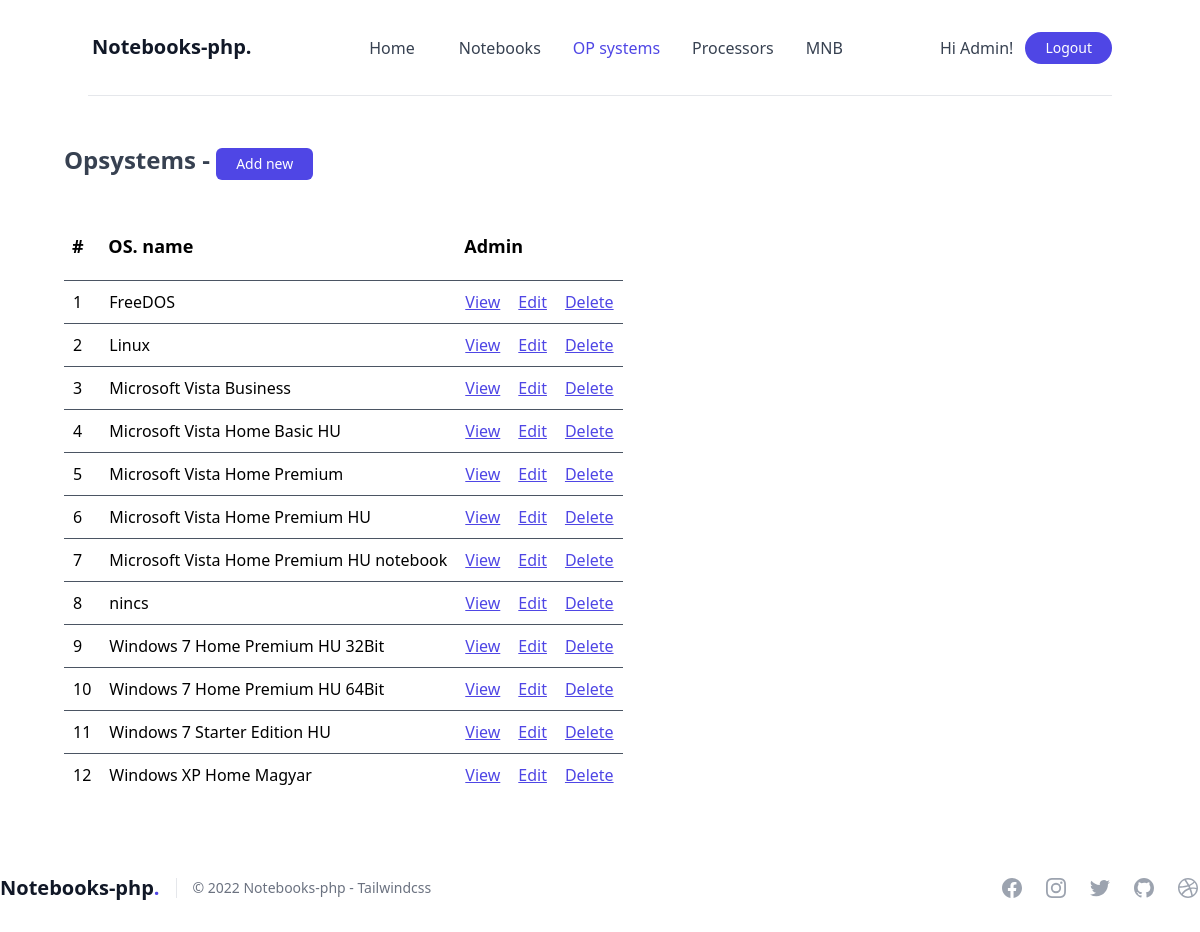
The page /opsystems (signed in) on the database its author committed.
### tables this page shows
CREATE TABLE IF NOT EXISTS `users` (
  `id` int(10) unsigned NOT NULL AUTO_INCREMENT,
  `name` varchar(255) NOT NULL,
  `email` varchar(255) NOT NULL,
  `password` varchar(255) NOT NULL,
  PRIMARY KEY (`id`)
);

CREATE TABLE IF NOT EXISTS `opsystems` (
`id` int(10) unsigned NOT NULL AUTO_INCREMENT,
`os_name` varchar(255) NOT NULL,
PRIMARY KEY (`id`)
);

### app/Controllers/Controller.php (called while the page is built, shortened)
<?php
abstract class Controller
{
	protected RouteCollection $routes;
	protected $folder = null;
	public function __construct(RouteCollection $routes)
	{
		$this->routes = $routes;
	}
	public function view(string $view, array $variables = [])
	{
		$routes = $this->routes;
		if(!str_contains($view, '.php')) {
			$view .= '.php';
		}
		if($folder = $this->folder) {
			$view = $folder . DIRECTORY_SEPARATOR . $view;
		}
		return require_once view($view);
	}
}

### app/Controllers/OpsystemController.php (called while the page is built, shortened)
<?php
class OpsystemController extends Controller
{
    public function index()
    {
        return $this->view('index', [
			'opsystems' => Opsystem::query()->getAll()
		]);
    }
}

### app/Helpers/Route.php (called while the page is built, shortened)
<?php
class Route
{
	public string $path = '/';
	private $func;
	public function __construct(string $path, array $action)
	{
		$this->path = $path;
		$this->func = $action[1];
	}
	public function handle(RouteCollection $routes, $method, ...$args)
	{
		$controller = new ($this->controller)($routes);
		call_user_func_array([$controller, $this->func], $args);
	}
	public function getPath() : string
	{
		return $this->path;
	}
}

### app/Helpers/Router.php (called while the page is built, shortened)
<?php
class Router
{
	public static function invoke(RouteCollection $routes)
	{
		$method = $_SERVER['REQUEST_METHOD'];
		$uri = parse_url($_SERVER['REQUEST_URI'])['path'];
		$id = (int)filter_var($uri, FILTER_SANITIZE_NUMBER_INT);
		$routeName = preg_replace('/[0-9]+/', '{id}', $uri);
		if($route = $routes->get(name: $routeName)) {
			return $route->handle($routes, $method, $id);
		}
		return abort();
	}
}

### public/index.php (called while the page is built, shortened)
<?php
require_once __DIR__ . '/../routes/web.php';
Router::invoke($routes);

### app/Helpers/RouteCollection.php (called while the page is built, shortened)
<?php
class RouteCollection implements \Countable
{
	private array $routes = [];
	public function add(string $name, Route $route)
	{
		unset($this->routes[$name]);
		$this->routes[$name] = $route;
	}
	public function get(string $name) : ?Route
	{
		if(array_key_exists($name, $this->routes)) {
			return $this->routes[$name];
		}
		foreach($this->routes as $route) {
			if($route->getPath() == $name) {
				return $route;
			}
		}
		return null;
	}
}

### app/Helpers/helpers.php (called while the page is built, shortened)
<?php
function app($class) : object
{
	return ReflectionResolver::resolve($class);
}
function auth() : Auth
{
	return app(Auth::class);
}
function route(Route $route, $id = null) : string
{
 	if(str_contains($route->getPath(), '{id}') !== false) {
 		return str_replace('{id}', $id, $route->getPath());
	}
	return $route->getPath();
}
function isUrl($url) : bool
{
	return (bool) preg_match("/$url/", parse_url($_SERVER['REQUEST_URI'])['path']);
}
function isRoute(Route $route) : bool
{
	return $route->getPath() == parse_url($_SERVER['REQUEST_URI'])['path'];
}

### app/Helpers/ReflectionResolver.php (called while the page is built, shortened)
<?php
class ReflectionResolver
{
	public static function resolve(string $class): object
	{
		$reflectionClass = new ReflectionClass($class);
		if (($constructor = $reflectionClass->getConstructor()) === null) {
			return $reflectionClass->newInstance();
		}
		$newInstanceParams = [];
		return $reflectionClass->newInstanceArgs(
			$newInstanceParams
		);
	}
}

### app/Helpers/Auth.php (called while the page is built, shortened)
<?php
class Auth
{
	public static function check()
	{
		return isset($_SESSION['user_id']);
	}
	public static function id()
	{
		if(self::check()) {
			return (int) $_SESSION['user_id'];
		}
		return null;
	}
	public static function user() : ?object
	{
		if(self::check()) {
			return (object) User::query()->find(self::id());
		}
		return null;
	}
}

### app/Models/Model.php (called while the page is built, shortened)
<?php
abstract class Model implements ModelInterface, CrudInterface
{
	protected static $db = null;
	protected $table = null;
	protected $fetchMode = PDO::FETCH_ASSOC;
	public function __construct()
	{
		if (static::$db === null) {
			static::$db = Sql::make()
				->setConnection(DB_HOST, DB_PORT, DB_USER, DB_PASS, DB_NAME)
				->makeConnection()
				->getPdo();
		}
	}
	public static function query() : static
	{
		return (new static);
	}
	public function getAll($joins = null): iterable
	{
		$query = "SELECT * FROM {$this->table}";
		return $this->db()
			->query($query)
			->fetchAll($this->fetchMode);
	}
	public function find($idOrKey, $value = null)
	{
		$key = 'id';
		if(is_int($idOrKey) && !$value) {
			$value = $idOrKey;
		}
		return $this->db()
			->query("SELECT * FROM {$this->table} WHERE $key = '$value'")
			->fetch($this->fetchMode);
	}
	public function db(): PDO
	{
		return static::$db;
	}
}

### resources/views/opsystems/index.php (the view, shortened to what this page needs)
<?php
include("../resources/views/layouts/header.php");
?>
    <section class="w-full px-6 pb-12 antialiased bg-white">
    <div class="px-10 mx-auto max-w-7xl">
        <h1 class="text-2xl font-semibold text-gray-700 mb-8">
            Opsystems
            <?php if(auth()->check()) : ?>
                - <a class="button" href="<?php echo route($routes->get('opsystems.create')); ?>">Add new</a>
		    <?php endif; ?>
        </h1>
        <div class="overflow-x-scroll">
            <table>
                <tr class="text-left font-bold">
                    <th class="th-class"><span class="th-content">#</span></th>
                    <th class="th-class"><span class="th-content">OS. name</span></th>
                    <th class="th-class" colspan="3"><span class="th-content">Admin</span></th>
                </tr>
                <tbody>
                <?php foreach($opsystems as $op) { ?>
                    <tr class="tr-class">
                        <td class="td-class">
                            <span class="td-content"><?php echo $op['id']; ?></span>
                        </td>
                        <td class="td-class">
                            <span class="td-content"><?php echo $op['os_name']; ?></span>
                        </td>
                        <td class="td-class">
                            <a class="td-content link" href="<?php echo route($routes->get('opsystems.show'), $op['id']); ?>">
                                View
                            </a>
                        </td>
                        <td class="td-class">
                            <a class="td-content link" href="<?php echo route($routes->get('opsystems.edit'), $op['id']); ?>">
                                Edit
                            </a>
                        </td>
                        <td class="td-class">
                            <a class="td-content link" href="<?php echo route($routes->get('opsystems.delete'), $op['id']); ?>">
                                Delete
                            </a>
                        </td>
                    </tr>
                <?php } ?>
                </tbody>
            </table>
        </div>
    </div>
<?php
include("../resources/views/layouts/footer.php");
?>

### resources/views/layouts/header.php (shortened to what this page needs)
<!DOCTYPE html>
<html lang="en">
<head>
    <link rel="stylesheet" href="/public/css/app.css">
</head>
<body>
<section class="w-full px-6 pb-12 antialiased bg-white" data-tails-scripts="//unpkg.com/alpinejs">
    <div class="mx-auto max-w-7xl">
        <nav class="relative z-50 h-24 select-none" x-data="{ showMenu: false }">
            <div class="container relative flex flex-wrap items-center justify-between h-24 mx-auto overflow-hidden font-medium border-b border-gray-200 md:overflow-visible lg:justify-center sm:px-4 md:px-2 lg:px-0">
                <div class="flex items-center justify-start w-1/4 h-full pr-4">
                    <a href="#_" class="inline-block py-4 md:py-0">
                        <span class="p-1 text-xl font-black leading-none text-gray-900"><?php echo SITE_NAME; ?>.</span>
                    </a>
                </div>
                <div class="top-0 left-0 items-start hidden w-full h-full p-4 text-sm bg-gray-900 bg-opacity-50 md:items-center md:w-3/4 md:absolute lg:text-base md:bg-transparent md:p-0 md:relative md:flex" :class="{'flex fixed': showMenu, 'hidden': !showMenu }">
                    <div class="flex-col w-full h-auto overflow-hidden bg-white rounded-lg md:bg-transparent md:overflow-visible md:rounded-none md:relative md:flex md:flex-row">
                        <div class="flex flex-col items-start justify-center w-full space-x-6 text-center lg:space-x-8 md:w-2/3 md:mt-0 md:flex-row md:items-center">
                            <a href="<?php echo route($routes->get('home')) ?>" class="<?php echo isRoute($routes->get('home')) ? 'nav-link-active' : 'nav-link'; ?>">Home</a>
                            <a href="<?php echo route($routes->get('notebooks.index')) ?>" class="<?php echo isUrl('notebooks*') ? 'nav-link-active' : 'nav-link'; ?>">Notebooks</a>
                            <a href="<?php echo route($routes->get('opsystems.index')) ?>" class="<?php echo isUrl('opsystems*') ? 'nav-link-active' : 'nav-link'; ?>">OP systems</a>
                            <a href="<?php echo route($routes->get('processors.index')) ?>" class="<?php echo isUrl('processors*') ? 'nav-link-active' : 'nav-link'; ?>">Processors</a>
                            <a href="<?php echo route($routes->get('mnb')) ?>" class="<?php echo isRoute($routes->get('mnb')) ? 'nav-link-active' : 'nav-link'; ?>">MNB</a>
                        </div>
                        <div class="flex flex-col items-start justify-end w-full pt-4 md:items-center md:w-1/3 md:flex-row md:py-0">
                            <?php if(!auth()->check()) : ?>
                                <a href="<?php echo route($routes->get('login')) ?>" class="w-full px-3 py-2 mr-0 text-gray-700 md:mr-2 lg:mr-3 md:w-auto">Sign In</a>
                                <a href="<?php echo route($routes->get('register')) ?>" class="button-pill">Sign Up</a>
                            <?php else : ?>
                                <span class="w-full, px-3 py-2 mr-0 text-gray-700">
                                    Hi <?php echo auth()->user()->name ?>!
                                </span>
                                <a href="<?php echo route($routes->get('logout')) ?>" class="button-pill">Logout</a>
                            <?php endif; ?>
                        </div>
                    </div>
                </div>
            </div>
        </nav>
    </div>
</section>
<main class="overflow-x-hidden flex-grow">

### rows shown on the page
users: name "Admin"
opsystems: id "1", os_name "FreeDOS"
opsystems: id "2", os_name "Linux"
opsystems: id "3", os_name "Microsoft Vista Business"
opsystems: id "4", os_name "Microsoft Vista Home Basic HU"
opsystems: id "5", os_name "Microsoft Vista Home Premium"
opsystems: id "6", os_name "Microsoft Vista Home Premium HU"
opsystems: id "7", os_name "Microsoft Vista Home Premium HU notebook"
opsystems: id "8", os_name "nincs"
opsystems: id "9", os_name "Windows 7 Home Premium HU 32Bit"
opsystems: id "10", os_name "Windows 7 Home Premium HU 64Bit"
opsystems: id "11", os_name "Windows 7 Starter Edition HU"
opsystems: id "12", os_name "Windows XP Home Magyar"

### other values the page prints
SITE_NAME "Notebooks-php"
